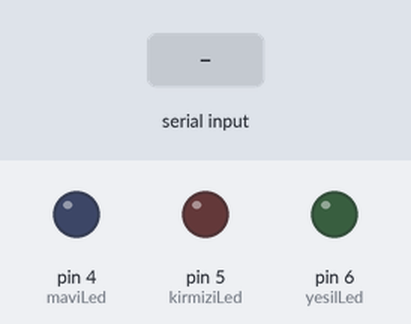
Recording of a sketch running on a simulated Arduino Uno, built with avr-gcc and run on an emulated ATmega328P. On the bench: output pins drawn as LEDs (lit = HIGH). The inputs (shaded band) are chosen by the test bench.

Above: at 1.2 s.
1.3 s: "G" received over Serial
At 1.8 s:
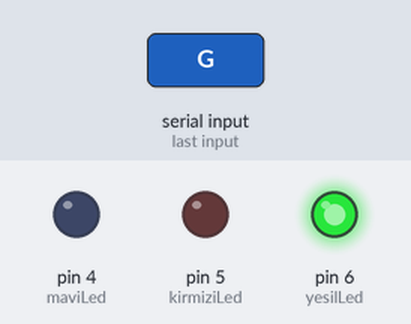
2.8 s: "B" received over Serial
At 4.0 s:
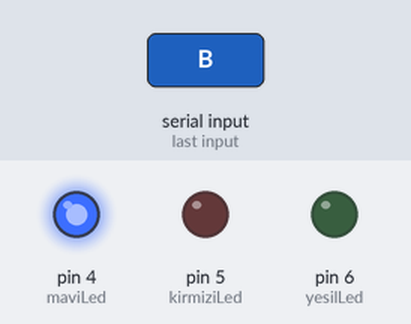
4.3 s: "R" received over Serial
At 5.3 s:
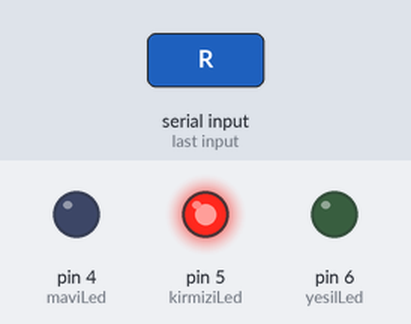
5.8 s: "1" received over Serial
At 6.5 s:
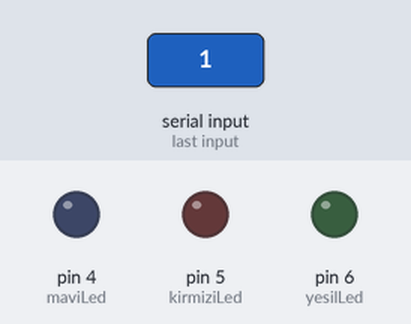
Timing chart, 0 to 8.3 s (numbered marks = the images above; inputs shaded):
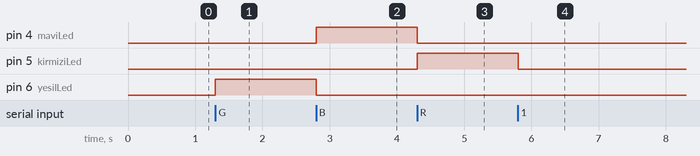

The sketch:

python_arduino_rgb_led_kontrol.ino
```cpp
// Pin tanımlamaları
const int yesilLed = 6;
const int maviLed = 4;
const int kirmiziLed = 5;

void setup() {
  Serial.begin(9600);
  pinMode(yesilLed, OUTPUT);
  pinMode(maviLed, OUTPUT);
  pinMode(kirmiziLed, OUTPUT);
}

void loop() {
  if (Serial.available() > 0) {
    char komut = Serial.read();

    // Önce hepsini söndür (Sadece üzerine gelinen yansın diye)
    digitalWrite(yesilLed, LOW);
    digitalWrite(maviLed, LOW);
    digitalWrite(kirmiziLed, LOW);

    if (komut == 'G') digitalWrite(yesilLed, HIGH);
    else if (komut == 'B') digitalWrite(maviLed, HIGH);
    else if (komut == 'R') digitalWrite(kirmiziLed, HIGH);
    // 'X' gelirse hepsi sönük kalmaya devam eder
  }
}
```

Measured:
- after the input at 1.3 s, pin 6 (yesilLed): LOW → HIGH at once
- after the input at 2.8 s, pin 4 (maviLed): LOW → HIGH at once; pin 6 (yesilLed): HIGH → LOW at once
- after the input at 4.3 s, pin 4 (maviLed): HIGH → LOW at once; pin 5 (kirmiziLed): LOW → HIGH at once
- after the input at 5.8 s, pin 5 (kirmiziLed): HIGH → LOW at once
